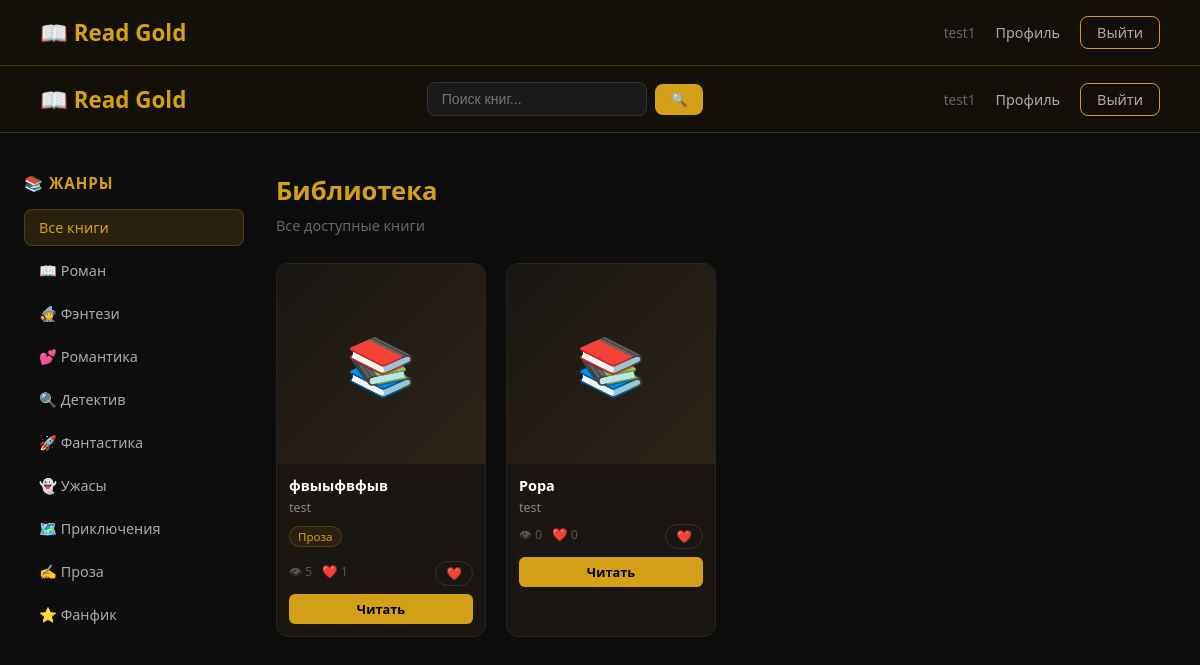
The page /dashboard (signed in) on the database its author committed.
### models.py (models this page shows)
class User(db.Model, UserMixin):
    id = db.Column(db.Integer, primary_key=True)
    username = db.Column(db.String(80), unique=True, nullable=False)
    email = db.Column(db.String(120), unique=True, nullable=False)
    password = db.Column(db.String(200), nullable=False)
    role = db.Column(db.String(20), default='reader')
    avatar = db.Column(db.String(200), nullable=True)
    bio = db.Column(db.Text, nullable=True)
    books = db.relationship('Book', backref='author', lazy=True)
    posts = db.relationship('Post', backref='user', lazy=True)

class Book(db.Model):
    id = db.Column(db.Integer, primary_key=True)
    title = db.Column(db.String(200), nullable=False)
    description = db.Column(db.Text, nullable=True)
    genre = db.Column(db.String(50), nullable=True)
    cover = db.Column(db.String(200), nullable=True)
    views = db.Column(db.Integer, default=0)
    likes = db.Column(db.Integer, default=0)
    author_id = db.Column(db.Integer, db.ForeignKey('user.id'), nullable=False)
    liked_by = db.relationship('Like', backref='book', lazy=True)
    chapters = db.relationship('Chapter', backref='book', lazy=True, order_by='Chapter.number')
    comments = db.relationship('Comment', backref='book', lazy=True)

### app.py (the view)
@app.route('/dashboard')
@login_required
def dashboard():
    if current_user.role == 'author':
        book_id = request.args.get('book_id', type=int)
        if book_id:
            my_books = Book.query.filter_by(author_id=current_user.id).all()
            selected_book = Book.query.get(book_id)
            return render_template('author.html', my_books=my_books, selected_book=selected_book)
    selected_genre = request.args.get('genre')
    if selected_genre:
        books = Book.query.filter_by(genre=selected_genre).all()
    else:
        books = Book.query.all()
    return render_template('books.html', books=books, selected_genre=selected_genre)

### app.py (called while the page is built)
@login_manager.user_loader
def load_user(user_id):
    return User.query.get(int(user_id))

### templates/books.html (shortened to what this page needs)
<!DOCTYPE html>
<html lang="ru">
<head>
</head>
<body>
    <nav>
        <div class="logo">📖 Read Gold</div>
        <div class="nav-links">
            <span style="color:#666; font-size:0.85rem;">{{ current_user.username }}</span>
            <a href="/profile">Профиль</a>
            <a href="/logout" class="logout">Выйти</a>
        </div>
    </nav>
    <nav>
    <div class="logo">📖 Read Gold</div>
    <form method="GET" action="/search" style="display:flex; align-items:center; gap:8px;">
        <input type="text" name="q" placeholder="Поиск книг..."
               value="{{ search_query or '' }}"
               style="padding:8px 14px; background:#1a1a1a; border:1px solid #333;
                      border-radius:8px; color:#fff; outline:none; font-size:0.88rem; width:220px;">
        <button type="submit"
                style="padding:8px 16px; background:#d4a017; color:#000;
                       border:none; border-radius:8px; cursor:pointer; font-weight:bold;">
            🔍
        </button>
    </form>
    <div class="nav-links">
        <span style="color:#666; font-size:0.85rem;">{{ current_user.username }}</span>
        <a href="/profile">Профиль</a>
        <a href="/logout" class="logout">Выйти</a>
    </div>
</nav>
    <div class="page">
        <div class="sidebar">
            <h3>📚 Жанры</h3>
            <ul class="genre-list">
                <li><a href="/dashboard" class="{{ 'active' if not selected_genre }}">Все книги</a></li>
                <li><a href="/dashboard?genre=Роман" class="{{ 'active' if selected_genre == 'Роман' }}">📖 Роман</a></li>
                <li><a href="/dashboard?genre=Фэнтези" class="{{ 'active' if selected_genre == 'Фэнтези' }}">🧙 Фэнтези</a></li>
                <li><a href="/dashboard?genre=Романтика" class="{{ 'active' if selected_genre == 'Романтика' }}">💕 Романтика</a></li>
                <li><a href="/dashboard?genre=Детектив" class="{{ 'active' if selected_genre == 'Детектив' }}">🔍 Детектив</a></li>
                <li><a href="/dashboard?genre=Фантастика" class="{{ 'active' if selected_genre == 'Фантастика' }}">🚀 Фантастика</a></li>
                <li><a href="/dashboard?genre=Ужасы" class="{{ 'active' if selected_genre == 'Ужасы' }}">👻 Ужасы</a></li>
                <li><a href="/dashboard?genre=Приключения" class="{{ 'active' if selected_genre == 'Приключения' }}">🗺️ Приключения</a></li>
                <li><a href="/dashboard?genre=Проза" class="{{ 'active' if selected_genre == 'Проза' }}">✍️ Проза</a></li>
                <li><a href="/dashboard?genre=Фанфик" class="{{ 'active' if selected_genre == 'Фанфик' }}">⭐ Фанфик</a></li>
            </ul>
        </div>
        <div class="main">
            <h2>Библиотека</h2>
            <p class="subtitle">
                {% if selected_genre %}Жанр: {{ selected_genre }}{% else %}Все доступные книги{% endif %}
            </p>
            {% if books %}
            <div class="books-grid">
                {% for book in books %}
                <div class="book-card">
                    <a href="/book/{{ book.id }}" class="book-cover">📚</a>
                    <div class="book-info">
                        <div class="book-title">{{ book.title }}</div>
                        <div class="book-author">{{ book.author.username }}</div>
                        {% if book.genre %}
                        <span class="book-genre">{{ book.genre }}</span>
                        {% endif %}
                        <div class="book-actions">
                            <div class="book-stats">
                                <span>👁 {{ book.views }}</span>
                                <span>❤️ {{ book.likes }}</span>
                            </div>
                            <a href="/like/{{ book.id }}" class="like-btn">❤️</a>
                        </div>
                        <a href="/book/{{ book.id }}" class="read-btn">Читать</a>
                    </div>
                </div>
                {% endfor %}
            </div>
            {% else %}
            <div class="empty">
                <div class="icon">📭</div>
                <p>Книг в этом жанре пока нет</p>
            </div>
            {% endif %}
        </div>
    </div>
</body>
</html>

### templates/books.html (style rules this page uses)
* { margin: 0; padding: 0; box-sizing: border-box; }
body { background-color: #0d0d0d; font-family: 'Segoe UI', sans-serif; color: #fff; min-height: 100vh; }
nav { background: rgba(20, 16, 10, 0.95); border-bottom: 1px solid #b8960c44; padding: 16px 40px; display: flex; justify-content: space-between; align-items: center; }
.logo { color: #d4a017; font-size: 1.4rem; font-weight: bold; }
.nav-links { display: flex; gap: 20px; align-items: center; }
.nav-links a { color: #aaa; text-decoration: none; font-size: 0.9rem; transition: color 0.2s; }
.logout { background: transparent; border: 1px solid #d4a017; color: #d4a017; padding: 6px 16px; border-radius: 8px; font-size: 0.85rem; text-decoration: none; }
.page { display: flex; max-width: 1300px; margin: 0 auto; padding: 40px 24px; gap: 32px; }
.sidebar { width: 220px; flex-shrink: 0; }
.sidebar h3 { color: #d4a017; font-size: 0.95rem; margin-bottom: 16px; text-transform: uppercase; letter-spacing: 1px; }
.genre-list { list-style: none; }
.genre-list li { margin-bottom: 6px; }
.genre-list a { display: block; padding: 8px 14px; border-radius: 8px; color: #aaa; text-decoration: none; font-size: 0.9rem; transition: all 0.2s; border: 1px solid transparent; }
.genre-list a:hover, .genre-list a.active { background: #2a2010; color: #d4a017; border-color: #b8960c44; }
.main { flex: 1; }
h2 { color: #d4a017; font-size: 1.6rem; margin-bottom: 8px; }
.subtitle { color: #666; margin-bottom: 28px; font-size: 0.9rem; }
.books-grid { display: grid; grid-template-columns: repeat(auto-fill, minmax(180px, 1fr)); gap: 20px; }
.book-card { background: #1a1612; border: 1px solid #2a2420; border-radius: 12px; overflow: hidden; transition: transform 0.2s, border-color 0.2s; }
.book-cover { width: 100%; height: 200px; background: linear-gradient(135deg, #1a1612, #2d2418); display: flex; align-items: center; justify-content: center; font-size: 3.5rem; text-decoration: none; }
.book-info { padding: 12px; }
.book-title { font-size: 0.9rem; font-weight: bold; margin-bottom: 4px; }
.book-author { font-size: 0.78rem; color: #888; margin-bottom: 8px; }
.book-genre { display: inline-block; background: #2a2010; color: #d4a017; font-size: 0.72rem; padding: 2px 8px; border-radius: 20px; border: 1px solid #b8960c44; margin-bottom: 8px; }
.book-actions { display: flex; justify-content: space-between; align-items: center; margin-top: 6px; }
.book-stats { display: flex; gap: 10px; font-size: 0.78rem; color: #555; }
.like-btn { background: transparent; border: 1px solid #333; color: #aaa; padding: 3px 10px; border-radius: 20px; font-size: 0.78rem; cursor: pointer; text-decoration: none; transition: all 0.2s; }
.read-btn { display: block; text-align: center; margin-top: 8px; padding: 6px; background: #d4a017; color: #000; font-weight: bold; font-size: 0.8rem; border-radius: 6px; text-decoration: none; transition: background 0.2s; }

### rows shown on the page
User: username "test1"
Book: title "фвыыфвфыв", author.username "test", genre "Проза", views "5", likes "1"
Book: title "Popa", author.username "test", views "0", likes "0"
